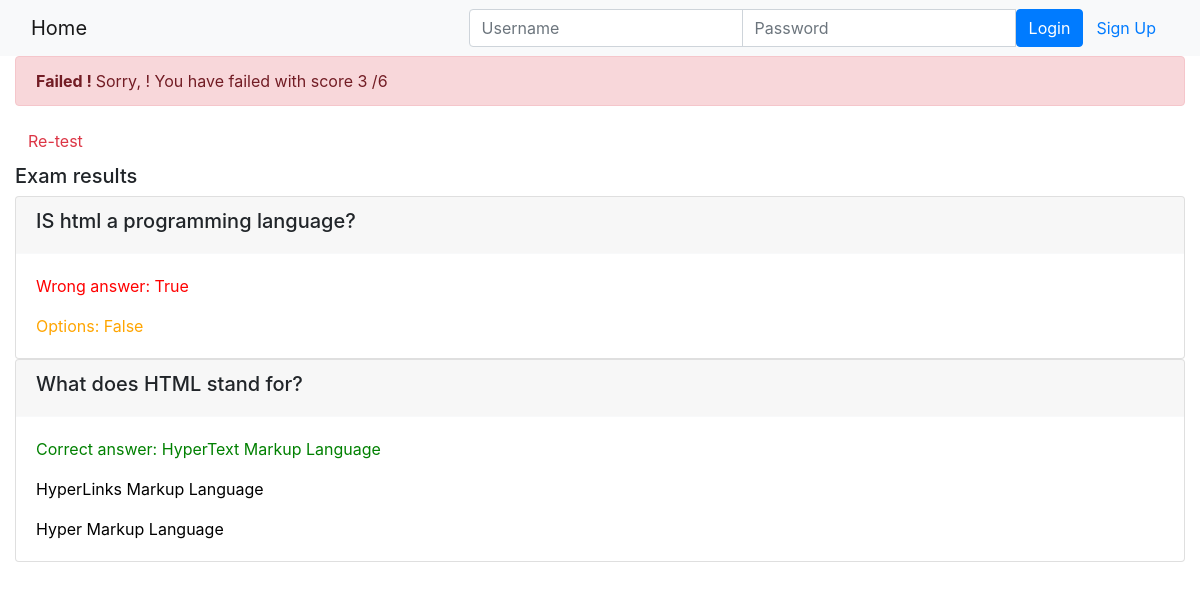
/onlinecourse/course/6/submission/6/result/, run on the app's committed database.
### onlinecourse/models.py (models this page shows)
class Question(models.Model):
    question_text = models.CharField(max_length=200)
    lesson = models.ForeignKey(Course, on_delete=models.CASCADE)
    grade = models.IntegerField(default=0)
    def is_get_score(self, selected_ids):
        all_answers = self.choice_set.filter(is_correct=True).count()
        selected_correct = self.choice_set.filter(
            is_correct=True, id__in=selected_ids).count()
        if all_answers == selected_correct:
            return True
        else:
            return False
    def __str__(self) -> str:
        return self.question_text

class Choice(models.Model):
    choice_text = models.CharField(max_length=200)
    question = models.ForeignKey(Question, on_delete=models.CASCADE)
    is_correct = models.BooleanField(default=False)
    def __str__(self) -> str:
        return self.choice_text

### onlinecourse/views.py (the view)
# urls.py: path('course/<int:course_id>/submission/<int:submission_id>/result/', views.show_exam_result, name='show_exam_result'),
def show_exam_result(request, course_id, submission_id):
    course = get_object_or_404(Course, pk=course_id)
    submission = get_object_or_404(Submission, pk=submission_id)
    choices = submission.choices.all()
    total_mark, mark = 0, 0
    for question in course.question_set.all():
        total_mark += question.grade
        if question.is_get_score(choices):
            mark += question.grade
    return render(
        request,
        'onlinecourse/exam_result_bootstrap.html',
        {"course": course, "choices": choices, "mark": mark,
            "total_mark": total_mark,
            "submission": submission,
            "grade": int((mark / total_mark) * 100)}
    )

### onlinecourse/templates/onlinecourse/exam_result_bootstrap.html (shortened to what this page needs)
<!DOCTYPE html>
<html lang="en">
<head>
    {% load static %}
    <link rel="stylesheet" href="https://maxcdn.bootstrapcdn.com/bootstrap/4.5.2/css/bootstrap.min.css">
</head>
<body>
    <nav class="navbar navbar-light bg-light">
        <div class="container-fluid">
            <div class="navbar-header">
                  <a class="navbar-brand" href="{% url 'onlinecourse:index' %}">Home</a>
            </div>
            <ul class="nav navbar-nav navbar-right">
                {% if user.is_authenticated %}
                <li>
                    <a class="btn btn-link" href="#">{{ user.first_name }}({{ user.username }})</a>
                    <a class="btn btn-link" href="{% url 'onlinecourse:logout' %}">Logout</a>
                </li>
                {% else %}
                <li>
                    <form class="form-inline" action="{% url 'onlinecourse:login' %}" method="post">
                        <div class="input-group">
                            <input type="text" class="form-control" placeholder="Username" name="username" >
                            <input type="password" class="form-control" placeholder="Password" name="psw" >
                            <button class="btn btn-primary" type="submit">Login</button>
                            <a class="btn btn-link" href="{% url 'onlinecourse:registration' %}">Sign Up</a>
                        </div>
                    </form>
                </li>
                {% endif %}
            </ul>
        </div>
    </nav>
    <div class="container-fluid">
        {% if grade > 80 %}
        <div class="alert alert-success">
           <b> Congratulations, {{user.name}} ! </b> You have passed the exam and completed
                the course with score {{mark}} /{{total_mark}}
        </div>
            {% else %}
            <div class="alert alert-danger">
                <b> Failed ! </b>Sorry, {{user.name}} ! You have failed with score  {{mark}} /{{total_mark}}
            </div>
            <a class="btn btn-link text-danger" href="{% url 'onlinecourse:course_details' course.id %}">Re-test</a>
            {% endif %}
            <div class="card-columns-vertical mt-1">
            <h5 class="">Exam results</h5>
                {% for question in course.question_set.all %}
                    <div class="card">
                        <div class="card-header border-light">
                            <h5>{{question}}</h5>
                        </div>
                        <div class="card-body">
                            {% for choice in question.choice_set.all %}
                               {% if choice.is_correct and choice in choices %}
                                <p class="card-text" style="color:green">Correct answer: {{choice}}</p>
                                {% elif choice.is_correct and choice not in choices %}
                                <p class="card-text" style="color:orange">Options: {{choice}}</p>
                                {% elif choice.is_correct == False and choice in choices %}
                                <p class="card-text" style="color:red">Wrong answer: {{choice}}</p>
                                {% else %}
                                <p class="card-text" style="color:black">{{choice}}</p>
                                {% endif %}
                            {% endfor %}
                        </div>
                    </div>
                {% endfor %}
            </div>
        </div>
</body>
</html>

### data on the page
Question: question_text "IS html a programming language?"
Choice: choice_text "True"
Choice: choice_text "False"
Question: question_text "What does HTML stand for?"
Choice: choice_text "HyperText Markup Language"
Choice: choice_text "HyperLinks Markup Language"
Choice: choice_text "Hyper Markup Language"

### other printed values
{{ mark }} "3"
{{ total_mark }} "6"
